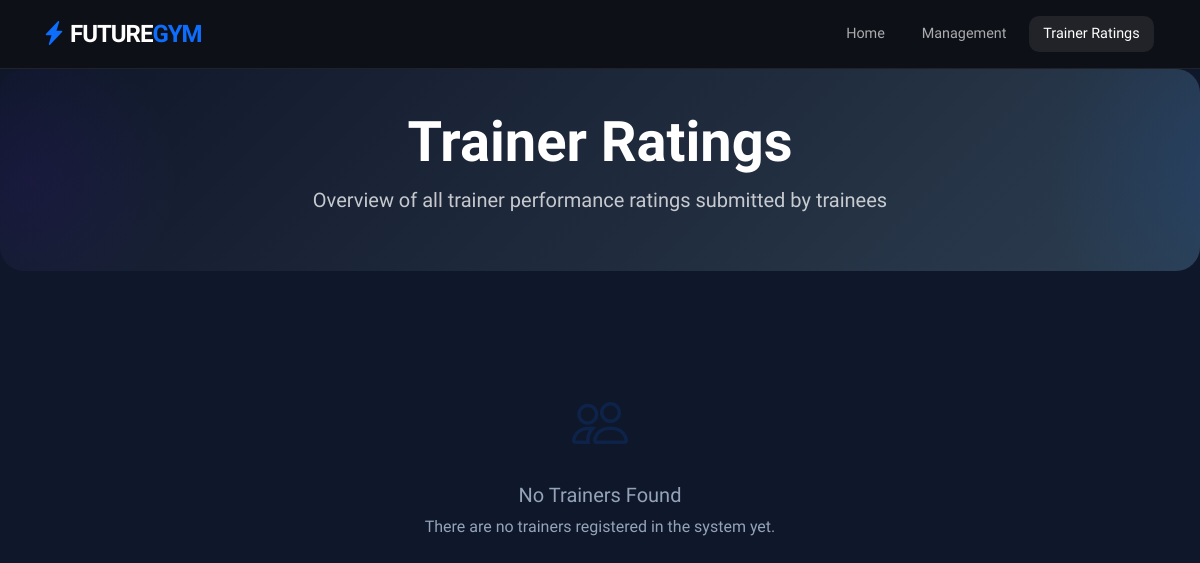
/trainer-ratings/ (signed in), run on an earlier commit of the app's database.
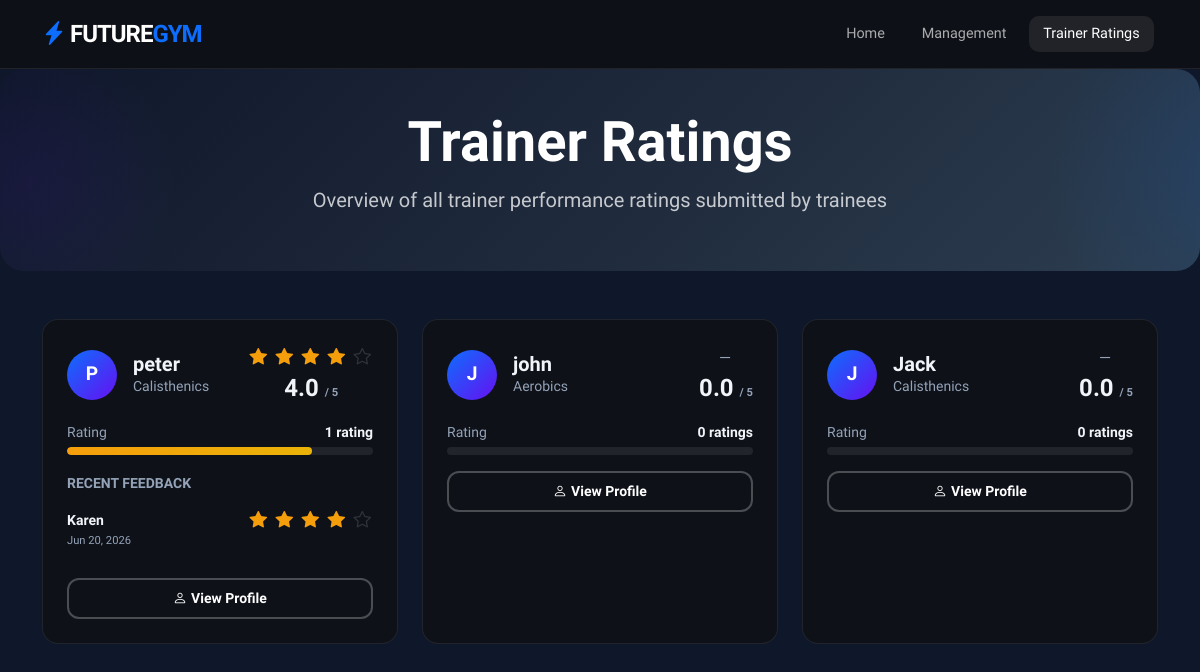
And on a later commit of the database.
### news/models.py (models this page shows, shortened)
class names(models.Model):
    ROLE_TRAINER = 'trainer'
    ROLE_TRAINEE = 'trainee'
    ROLE_CHOICES = [
        (ROLE_TRAINER, 'Trainer'),
        (ROLE_TRAINEE, 'Trainee'),
    ]
    GENDER_MALE = 'male'
    GENDER_FEMALE = 'female'
    GENDER_CHOICES = [
        (GENDER_MALE, 'Male'),
        (GENDER_FEMALE, 'Female'),
    ]
    name=models.CharField(max_length=40,null=True)
    email=models.EmailField(max_length=254,null=True,blank=True)
    phone_number=models.CharField(max_length=20,null=True,blank=True)
    detail=models.CharField(max_length=500, blank=True)
    date= models.DateTimeField(auto_now_add=True)
    image=models.ImageField(null=True,blank=True)
    role=models.CharField(max_length=10, choices=ROLE_CHOICES, default=ROLE_TRAINEE)
    gender=models.CharField(max_length=10, choices=GENDER_CHOICES, null=True, blank=True)
    trainer=models.ForeignKey(User,on_delete=models.SET_NULL,related_name='trainees',null=True, blank=True)
    preferred_trainer=models.ForeignKey(User,on_delete=models.SET_NULL,related_name='preferred_by',null=True, blank=True)
    category=models.ForeignKey(Category,on_delete=models.SET_NULL,null=True, blank=True)

class Category(models.Model):
    name=models.CharField(max_length=500)
    description=models.TextField(blank=True, null=True, help_text='Description shown on category catalog pages')

class TrainerRating(models.Model):
    trainee = models.ForeignKey('names', on_delete=models.CASCADE, related_name='ratings_given')
    trainer = models.ForeignKey('names', on_delete=models.CASCADE, related_name='ratings_received')
    rating = models.IntegerField(choices=[(i, i) for i in range(0, 6)])
    comment = models.TextField(blank=True, null=True)
    created_at = models.DateTimeField(auto_now_add=True)
    class Meta:
        unique_together = ('trainee', 'trainer')
        ordering = ['-created_at']

### news/views.py (the view)
# urls.py: path('trainer-ratings/', trainer_ratings_dashboard, name='trainer_ratings_url'),
@user_passes_test(lambda u: u.is_superuser, login_url='login_url')
def trainer_ratings_dashboard(request):
    trainers = names.objects.filter(role=names.ROLE_TRAINER).annotate(
        avg_rating=Avg('ratings_received__rating'),
        rating_count=Count('ratings_received')
    ).order_by('-avg_rating')
    return render(request, 'trainer_ratings.html', {
        'trainers': trainers,
    })

### news/templates/trainer_ratings.html (shortened to what the changed rows need)
{% extends 'base.html' %}
{% block content %}
<header class="gradient-header text-center">
    <div class="container">
        <h1 class="display-4 fw-bold">Trainer Ratings</h1>
    </div>
</header>
<div class="container my-5">
    {% if trainers %}
    <div class="row g-4">
        {% for trainer in trainers %}
        <div class="col-md-6 col-lg-4 fade-in">
            <div class="rating-card h-100">
                <div class="d-flex align-items-center gap-3 mb-3">
                    <div class="rating-trainer-avatar">{{ trainer.name|first|upper }}</div>
                    <div>
                        <h5 class="fw-bold mb-0">{{ trainer.name }}</h5>
                        <div class="small text-muted">{{ trainer.category.name|default:'No category' }}</div>
                    </div>
                    <div class="ms-auto text-center">
                        <div class="stars-display">
                            {% if trainer.avg_rating %}
                                {% for i in "12345" %}
                                    {% if forloop.counter <= trainer.avg_rating %}
                                        <i class="bi bi-star-fill"></i>
                                    {% else %}
                                        <i class="bi bi-star empty"></i>
                                    {% endif %}
                                {% endfor %}
                            {% else %}
                                <span class="text-muted small">—</span>
                            {% endif %}
                        </div>
                        <div class="fw-bold fs-4">
                            {% if trainer.avg_rating %}{{ trainer.avg_rating|floatformat:1 }}{% else %}0.0{% endif %}
                            <small class="text-muted" style="font-size:0.7rem;">/ 5</small>
                        </div>
                    </div>
                </div>
                <div class="d-flex justify-content-between mb-1 small">
                    <span class="text-muted">Rating</span>
                    <span class="fw-bold">{{ trainer.rating_count }} rating{{ trainer.rating_count|pluralize }}</span>
                </div>
                <div class="rating-bar mb-3">
                    <div class="rating-bar-fill" style="width:{% widthratio trainer.avg_rating|default:0 5 100 %}%"></div>
                </div>
                {% with trainer_ratings=trainer.ratings_received.all %}
                    {% if trainer_ratings %}
                    <div class="mt-2">
                        <small class="text-muted fw-bold text-uppercase">Recent Feedback</small>
                        {% for r in trainer_ratings|slice:":3" %}
                        <div class="individual-rating">
                            <div class="d-flex justify-content-between align-items-center">
                                <div class="small fw-bold">{{ r.trainee.name }}</div>
                                <div class="stars-display small">
                                    {% for i in "12345" %}
                                        {% if forloop.counter <= r.rating %}
                                            <i class="bi bi-star-fill"></i>
                                        {% else %}
                                            <i class="bi bi-star empty"></i>
                                        {% endif %}
                                    {% endfor %}
                                </div>
                            </div>
                            <div class="small text-muted" style="font-size:0.7rem;">{{ r.created_at|date:"M d, Y" }}</div>
                        </div>
                        {% endfor %}
                    </div>
                    {% endif %}
                {% endwith %}
                <div class="mt-3">
                    <a href="{% url 'detail_url' name=trainer.name %}" class="btn btn-outline-glow btn-sm w-100">
                        <i class="bi bi-person me-1"></i>View Profile
                    </a>
                </div>
            </div>
        </div>
        {% endfor %}
    </div>
    {% else %}
    <div class="empty-state">
        <div class="empty-state-icon"><i class="bi bi-people"></i></div>
        <h5>No Trainers Found</h5>
        <p>There are no trainers registered in the system yet.</p>
    </div>
    {% endif %}
</div>
{% endblock %}

What changed in the data, as far as the page shows it:
added names: name|first "P", name "peter", category.name "Calisthenics", avg_rating "4.0", rating_count "1"
added TrainerRating: trainee.name "Karen", rating 4 (drawn), created_at "Jun 20, 2026"
added names: name|first "J", name "john", category.name "Aerobics", shows "0.0", rating_count "0"
added names: name|first "J", name "Jack", category.name "Calisthenics", shows "0.0", rating_count "0"
Also different on the page:
text no longer shown: "No Trainers Found There are no trainers registered in the system yet."
